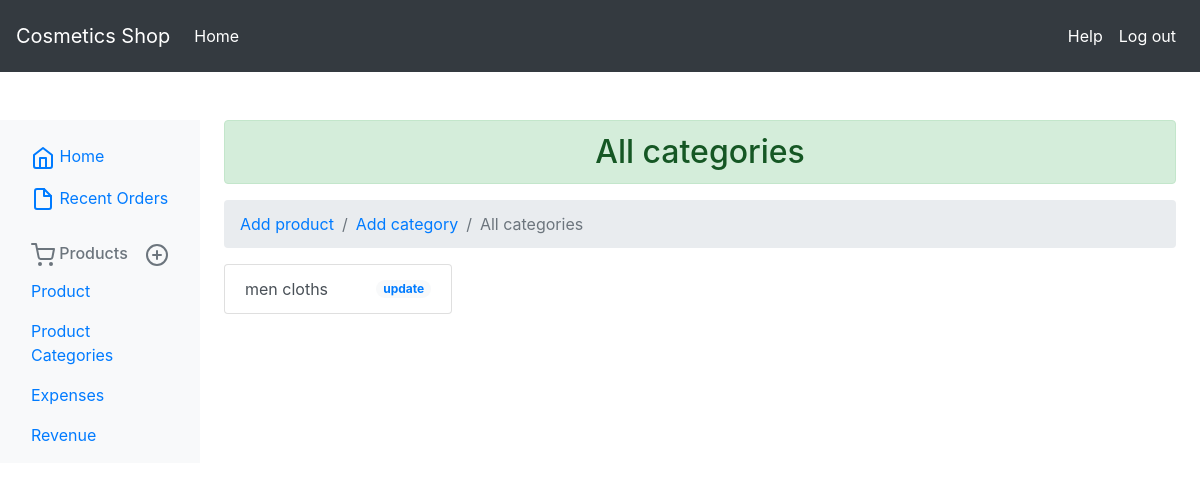
Page /manage/list-of-category/ (signed in) on the earlier database version.
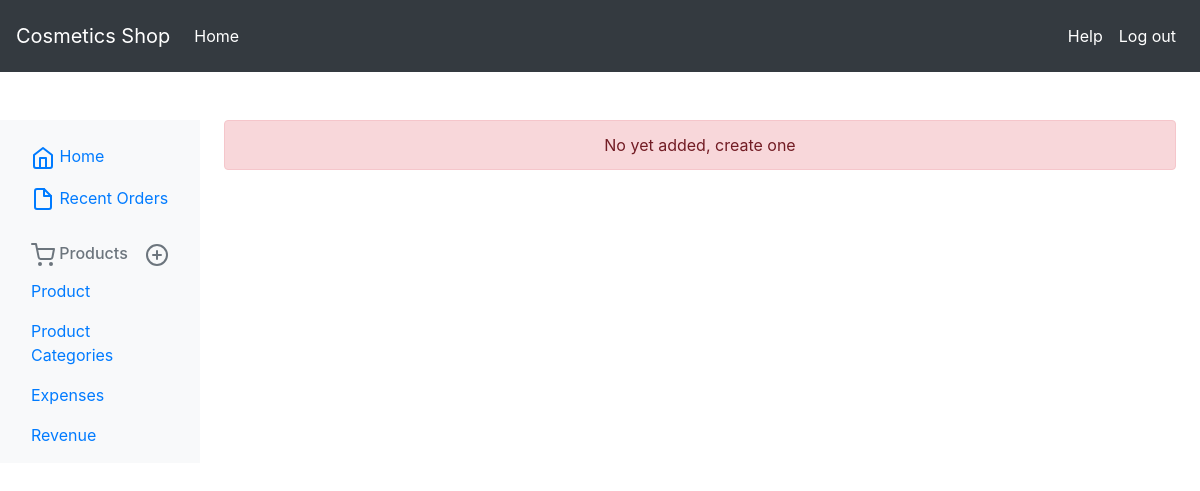
Same page on the later database version.
### shop/models.py (models this page shows, shortened)
class Category(models.Model):
    name = models.CharField(max_length=200, db_index=True)
    slug = models.SlugField(max_length=200, unique=True)
    class Meta:
        ordering = ('name',)
        verbose_name = 'category'
        verbose_name_plural = 'categories'

### manage/views.py (the view)
# urls.py: path('list-of-category/', views.CategoryListView.as_view(), name='category_list'),
@method_decorator([login_required, manager_required], name='dispatch')
class CategoryListView(generic.ListView):
    model = Category
    template_name = 'manage/product/category/list.html'

### manage/templates/manage/product/category/list.html (shortened to what this page needs)
{% extends 'manage/base.html' %}
{% load static %}
{% block products %}
    {% if object_list %}
    <h2 class="text-center alert alert-success">All categories</h2>
         <nav aria-label="breadcrumb">
  <ol class="breadcrumb">
    <li class="breadcrumb-item"><a href="{% url 'manage:create_product' %}">Add product</a></li>
    <li class="breadcrumb-item"><a href="{% url 'manage:category_create' %}">Add category</a></li>
    <li class="breadcrumb-item active" aria-current="page">All categories</li>
  </ol>
</nav>
    <div class="row mx-auto">
    {% for result in object_list %}
            <ul class="list-group">
  <li class="list-group-item list-group-item-action d-flex justify-content-between align-items-center">
    {{ result.name }}
    <span class="badge badge-light badge-pill ml-5"><a class="" href="{% url 'manage:category_update' result.id %}">update</a></span>
  </li>
</ul>
        {% endfor %}
{% else %}
    <div class="alert alert-danger text-center" role="alert">No yet added, create one <a class="" href="{% url 'manage:create_product' %}"></a></div>
</div>
{% endif %}
{% endblock %}

Differences in the rows shown:
removed Category: name "men cloths"
Other differences:
text no longer shown: "All categories Add product Add category All categories"
text now shown: "No yet added, create one"
